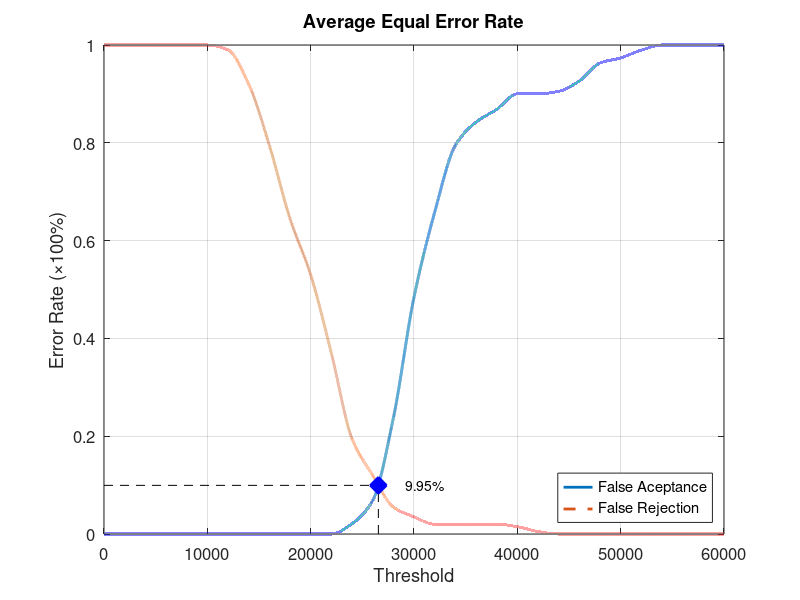
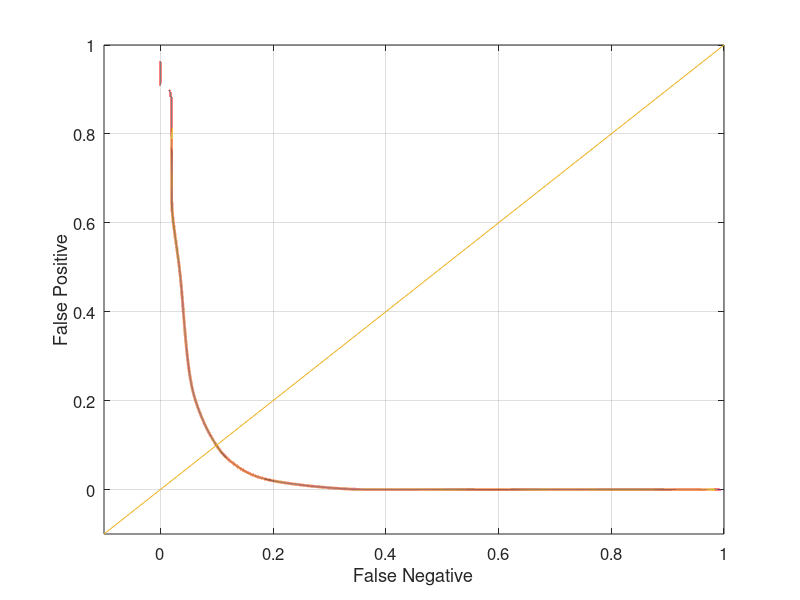

Here is the MATLAB script that generated these plots, in order:
function yEER = Database3_2
close all;
clear;
clc;
x = 0:2000:60000;
xq = 0:0.5:60000;

y0 = [0 0 0 0 0 0 0 0 0 0 0 0 0.0210526 0.0684211 0.236842 0.484211 0.657895 0.794737 0.842105 0.868421 0.9 0.9 0.905263 0.926316 0.963158 0.973684 0.989474 1 1 1 1];
yy0 = interp1(x, y0, xq, 'pchip');
y1 = [1 1 1 1 1 1 0.99 0.92 0.795 0.645 0.53 0.37 0.195 0.12 0.055 0.035 0.02 0.02 0.02 0.02 0.015 0.005 0 0 0 0 0 0 0 0 0];
yy1 = interp1(x, y1, xq, 'pchip');

% Calculating EER: 
y2 = abs(y0 - y1);
find(y2 == min(y2))
yy2 = abs(yy0 - yy1);
xEER = find(yy2 == min(yy2));
xEERIndex = xq(xEER) % X-axis EER
yEER = yy0(xEER) % Y-axis EER

main = figure
plot(xq, yy0,'-','LineWidth', 2);	hold on
plot(xq, yy1,'--','LineWidth', 2);	hold on
plot([xEERIndex xEERIndex], [0 yEER], 'k--');	hold on
plot([0 xEERIndex], [yEER yEER], 'k--');	hold on
plot(xEERIndex, yEER, 'bx', 'LineWidth', 10);	hold on
text(xEERIndex + 10 * xEERIndex / 100, yEER, [num2str(round((10000 * yEER)) / 100) '%'])
legend('False Aceptance', 'False Rejection', 'Location', 'SouthEast')
xlabel('Threshold')
ylabel('Error Rate (\times100%)')
title('Average Equal Error Rate')
set(gca, 'FontSize', 12)
axis([0 60000 0 1])
grid on

print(main, 'Database3_2Main', '-dpng');
FNRxFPR = figure('Color', [1 1 1]);
plot(yy1, yy0, '-', yy1, yy0, 'LineWidth', 2);
hold on
y = -0.1:0.1:1
plot(y, y); 
set(gca, 'FontSize', 12)
xlabel('False Negative')
ylabel('False Positive')
axis([-0.1 1 -0.1 1])
set(gca, 'FontSize', 12)
grid on

print(FNRxFPR, 'Database3_2FNRxFPR','-dpng');
end
